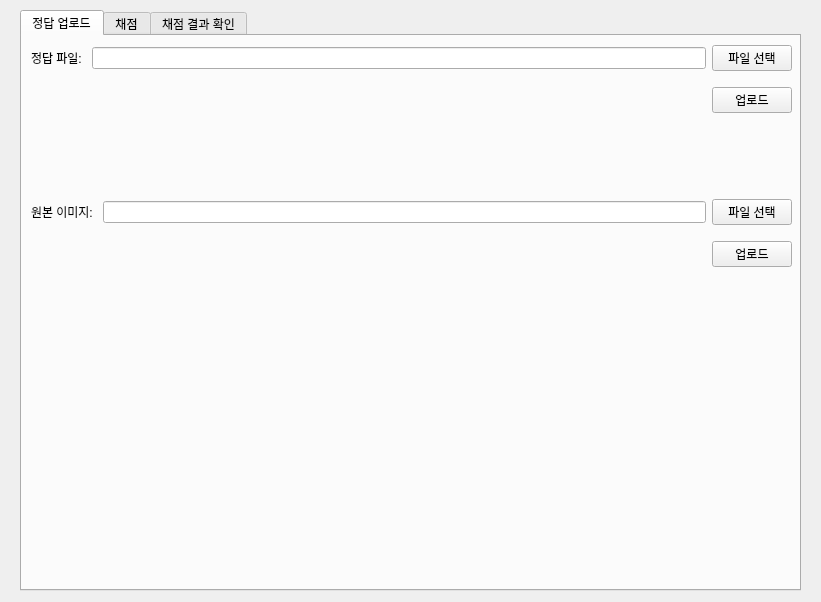
<?xml version="1.0" encoding="UTF-8"?>
<ui version="4.0">
 <class>MainWindow</class>
 <widget class="QMainWindow" name="MainWindow">
  <property name="geometry">
   <rect>
    <x>0</x>
    <y>0</y>
    <width>821</width>
    <height>602</height>
   </rect>
  </property>
  <property name="windowTitle">
   <string>MainWindow</string>
  </property>
  <widget class="QWidget" name="centralwidget">
   <widget class="QTabWidget" name="tabWidget">
    <property name="geometry">
     <rect>
      <x>20</x>
      <y>10</y>
      <width>781</width>
      <height>581</height>
     </rect>
    </property>
    <property name="currentIndex">
     <number>0</number>
    </property>
    <widget class="QWidget" name="correct_answe_uploading_tab">
     <attribute name="title">
      <string>정답 업로드</string>
     </attribute>
     <widget class="QWidget" name="verticalLayoutWidget">
      <property name="geometry">
       <rect>
        <x>9</x>
        <y>9</y>
        <width>761</width>
        <height>541</height>
       </rect>
      </property>
      <layout class="QVBoxLayout" name="verticalLayout">
       <item>
        <layout class="QVBoxLayout" name="file_chooser_layout">
         <item>
          <layout class="QHBoxLayout" name="horizontalLayout">
           <item>
            <widget class="QLabel" name="label">
             <property name="text">
              <string>정답 파일: </string>
             </property>
            </widget>
           </item>
           <item>
            <widget class="QLineEdit" name="CAU_file_select_lineEdit"/>
           </item>
           <item>
            <widget class="QPushButton" name="CAU_file_select_pushButton">
             <property name="text">
              <string>파일 선택</string>
             </property>
            </widget>
           </item>
          </layout>
         </item>
        </layout>
       </item>
       <item>
        <spacer name="verticalSpacer">
         <property name="orientation">
          <enum>Qt::Vertical</enum>
         </property>
         <property name="sizeType">
          <enum>QSizePolicy::Minimum</enum>
         </property>
         <property name="sizeHint" stdset="0">
          <size>
           <width>20</width>
           <height>10</height>
          </size>
         </property>
        </spacer>
       </item>
       <item>
        <layout class="QHBoxLayout" name="uploading_layout">
         <item>
          <spacer name="horizontalSpacer">
           <property name="orientation">
            <enum>Qt::Horizontal</enum>
           </property>
           <property name="sizeHint" stdset="0">
            <size>
             <width>40</width>
             <height>20</height>
            </size>
           </property>
          </spacer>
         </item>
         <item>
          <widget class="QPushButton" name="CAU_uploading_pushButton">
           <property name="text">
            <string>업로드</string>
           </property>
          </widget>
         </item>
        </layout>
       </item>
       <item>
        <spacer name="verticalSpacer_2">
         <property name="orientation">
          <enum>Qt::Vertical</enum>
         </property>
         <property name="sizeType">
          <enum>QSizePolicy::Minimum</enum>
         </property>
         <property name="sizeHint" stdset="0">
          <size>
           <width>20</width>
           <height>80</height>
          </size>
         </property>
        </spacer>
       </item>
       <item>
        <layout class="QVBoxLayout" name="file_chooser_layout_2">
         <item>
          <layout class="QHBoxLayout" name="horizontalLayout_2">
           <item>
            <widget class="QLabel" name="label_2">
             <property name="text">
              <string>원본 이미지: </string>
             </property>
            </widget>
           </item>
           <item>
            <widget class="QLineEdit" name="CAU_file_select_lineEdit_2"/>
           </item>
           <item>
            <widget class="QPushButton" name="CAU_file_select_pushButton_2">
             <property name="text">
              <string>파일 선택</string>
             </property>
            </widget>
           </item>
          </layout>
         </item>
        </layout>
       </item>
       <item>
        <spacer name="verticalSpacer_3">
         <property name="orientation">
          <enum>Qt::Vertical</enum>
         </property>
         <property name="sizeType">
          <enum>QSizePolicy::Minimum</enum>
         </property>
         <property name="sizeHint" stdset="0">
          <size>
           <width>20</width>
           <height>10</height>
          </size>
         </property>
        </spacer>
       </item>
       <item>
        <layout class="QHBoxLayout" name="uploading_layout_2">
         <item>
          <spacer name="horizontalSpacer_2">
           <property name="orientation">
            <enum>Qt::Horizontal</enum>
           </property>
           <property name="sizeHint" stdset="0">
            <size>
             <width>40</width>
             <height>20</height>
            </size>
           </property>
          </spacer>
         </item>
         <item>
          <widget class="QPushButton" name="CAU_uploading_pushButton_2">
           <property name="text">
            <string>업로드</string>
           </property>
          </widget>
         </item>
        </layout>
       </item>
       <item>
        <spacer name="verticalSpacer_4">
         <property name="orientation">
          <enum>Qt::Vertical</enum>
         </property>
         <property name="sizeHint" stdset="0">
          <size>
           <width>20</width>
           <height>40</height>
          </size>
         </property>
        </spacer>
       </item>
      </layout>
     </widget>
    </widget>
    <widget class="QWidget" name="answer_sheet_grading_tab">
     <attribute name="title">
      <string>채점</string>
     </attribute>
     <widget class="QWidget" name="verticalLayoutWidget_2">
      <property name="geometry">
       <rect>
        <x>10</x>
        <y>10</y>
        <width>761</width>
        <height>541</height>
       </rect>
      </property>
      <layout class="QVBoxLayout" name="verticalLayout_3">
       <item>
        <layout class="QVBoxLayout" name="file_chooser_layout_3">
         <property name="sizeConstraint">
          <enum>QLayout::SetMinimumSize</enum>
         </property>
         <item>
          <layout class="QHBoxLayout" name="horizontalLayout_3">
           <item>
            <widget class="QLabel" name="label_3">
             <property name="text">
              <string>답안 이미지: </string>
             </property>
            </widget>
           </item>
           <item>
            <widget class="QLineEdit" name="ASG_file_select_lineEdit"/>
           </item>
           <item>
            <widget class="QPushButton" name="ASG_file_select_pushButton">
             <property name="text">
              <string>파일 선택</string>
             </property>
            </widget>
           </item>
          </layout>
         </item>
        </layout>
       </item>
       <item>
        <layout class="QHBoxLayout" name="grading_layout">
         <item>
          <spacer name="horizontalSpacer_3">
           <property name="orientation">
            <enum>Qt::Horizontal</enum>
           </property>
           <property name="sizeHint" stdset="0">
            <size>
             <width>40</width>
             <height>20</height>
            </size>
           </property>
          </spacer>
         </item>
         <item>
          <widget class="QPushButton" name="ASG_grading_pushButton">
           <property name="text">
            <string>채점</string>
           </property>
          </widget>
         </item>
        </layout>
       </item>
       <item>
        <layout class="QVBoxLayout" name="verticalLayout_4">
         <item>
          <widget class="QTableWidget" name="ASG_grading_status_tableWidget"/>
         </item>
        </layout>
       </item>
      </layout>
     </widget>
    </widget>
    <widget class="QWidget" name="check_grade_result_tab">
     <attribute name="title">
      <string>채점 결과 확인</string>
     </attribute>
     <widget class="QWidget" name="verticalLayoutWidget_3">
      <property name="geometry">
       <rect>
        <x>10</x>
        <y>10</y>
        <width>761</width>
        <height>541</height>
       </rect>
      </property>
      <layout class="QVBoxLayout" name="verticalLayout_2">
       <item>
        <widget class="QPushButton" name="CGR_pushButton">
         <property name="text">
          <string>채점 결과 가져오기</string>
         </property>
        </widget>
       </item>
       <item>
        <widget class="QTableWidget" name="CGR_tableWidget"/>
       </item>
      </layout>
     </widget>
    </widget>
   </widget>
  </widget>
 </widget>
 <resources/>
 <connections/>
</ui>
